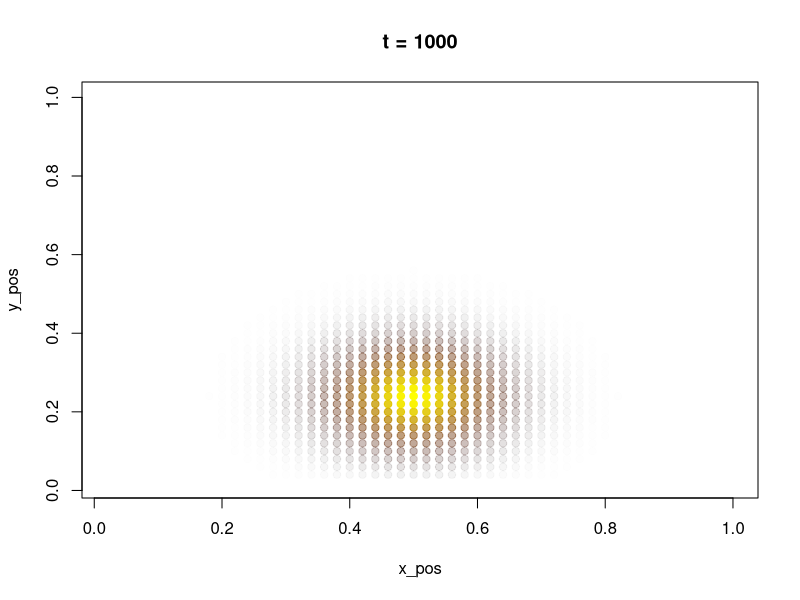
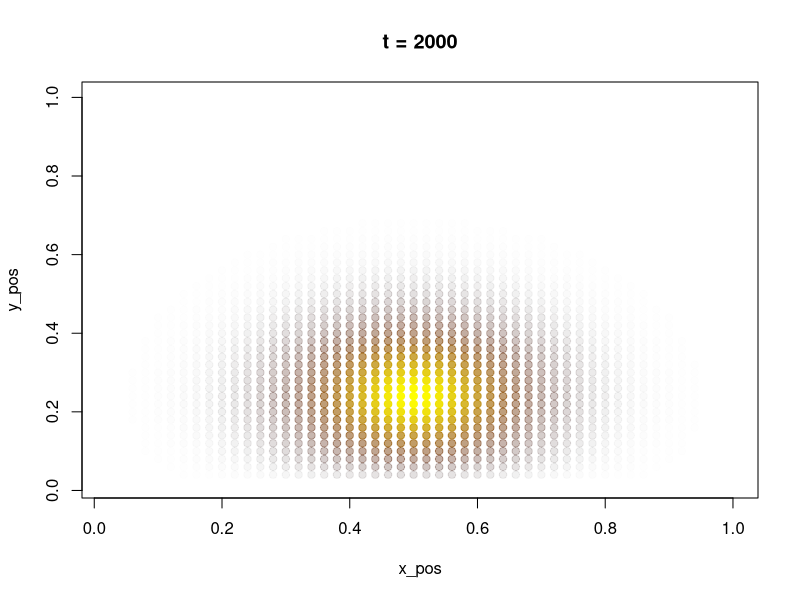
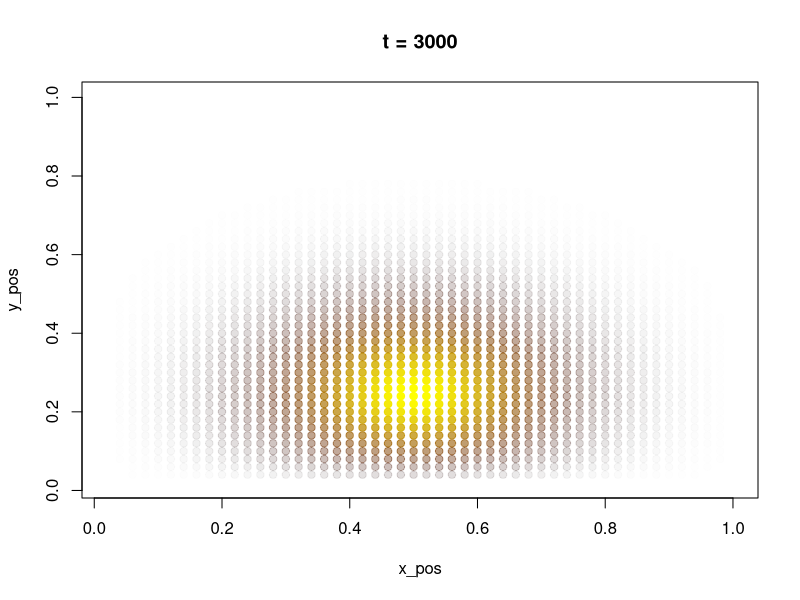
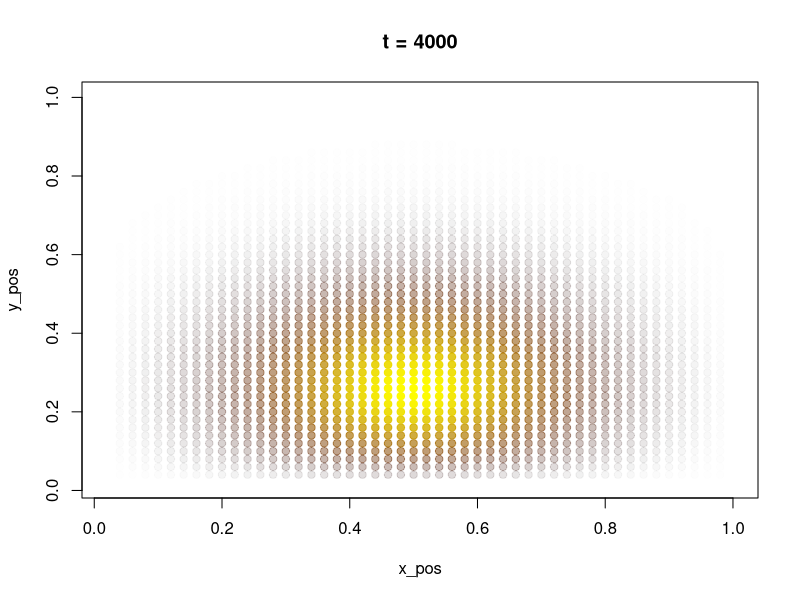
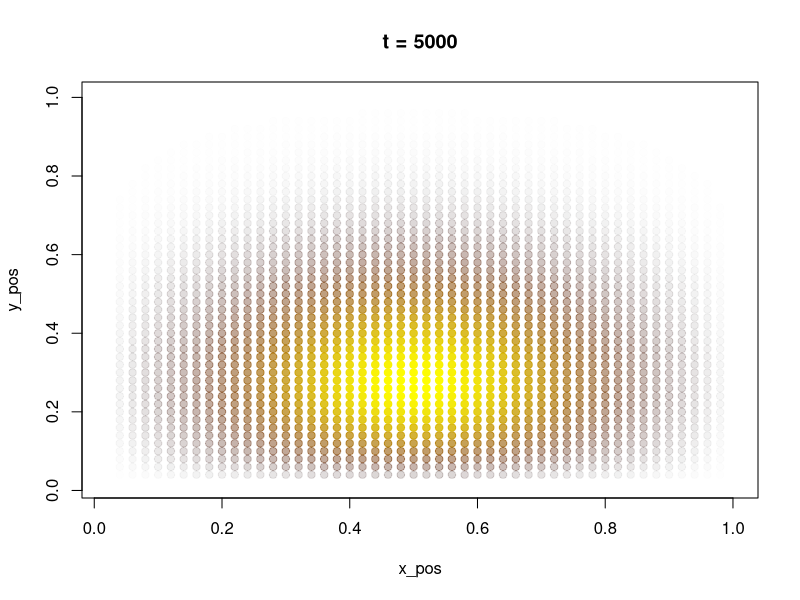

Here is the R script that generated these plots, in order: (Note: a time limit stopped this script after it produced the figures.)
## ---- chunk 1
knitr::opts_chunk$set(echo = TRUE,
                      comment = NA,
                      warning = F,
                      message = F,
                      fig.align = "center",
                      fig.width = 8,
                      fig.height = 4)
set.seed(1)

def.chunk.hook  <- knitr::knit_hooks$get("chunk")
knitr::knit_hooks$set(chunk = function(x, options) {
  x <- def.chunk.hook(x, options)
  ifelse(options$size != "normalsize", paste0("\n \\", options$size,"\n\n", x, "\n\n \\normalsize"), x)
})

## ---- chunk 2
nx <- 50 # length of x direction
ny <- 50 # length of y direction
dx <- 0.1 # Spatial step size
dy <- 0.1
dt <- 0.001 # Time step
t_total <- 10 # Total time
nt <- t_total / dt  # Number of time steps

# unused for simplicity for now
chi <- 1.0  # cell surface to volume ratio
D <- 0.1 # conductivity tensor, assumed 1D for easy multiplication
c_m <- 1 # transmembrane capacitance
## ---- chunk 3
u <- array(0, dim = c(nx,ny))
u[floor(nx/2),floor(ny/4)] = 10

#laplacian pre-allocation
l <- array(0, dim = c(nx,ny))

I_ion <- function(u, w = NA) {
  u^3 - u
}

x_pos <- (0:(nx*ny-1) %% nx + 1) / nx
y_pos <- (0:(nx*ny-1) %/% nx + 1)  / ny
for (t in 1:nt) {
  #only calculate the interals since we assume the boundary is constant
  for (i in 2:(nx-1)) {
    for (j in 2:(ny-1)) {
      # finite difference approximation for laplacian
      l[i,j] <- (u[i+1,j] + u[i-1,j] + u[i,j+1] + u[i,j-1] - 4*u[i,j]) / (dx * dy)
    }
  }
  
  # forward euler using the monodomain equation
  u <- u + dt*(D * l - I_ion(u = u))

  if (t %% 1000 == 0) {
      pal <- character(nx*ny)
  for (i in 1:nx){
    for (j in 1:ny) {
      pal[i + (j-1) * nx] = rgb(u[i,j] / max(u),
                                (u[i,j] / max(u))^2,
                                0,
                                alpha = u[i,j] / max(u))
    }
  }

    plot(x_pos,y_pos, col = pal, main = paste("t =",t), pch = 19)
  }
}
